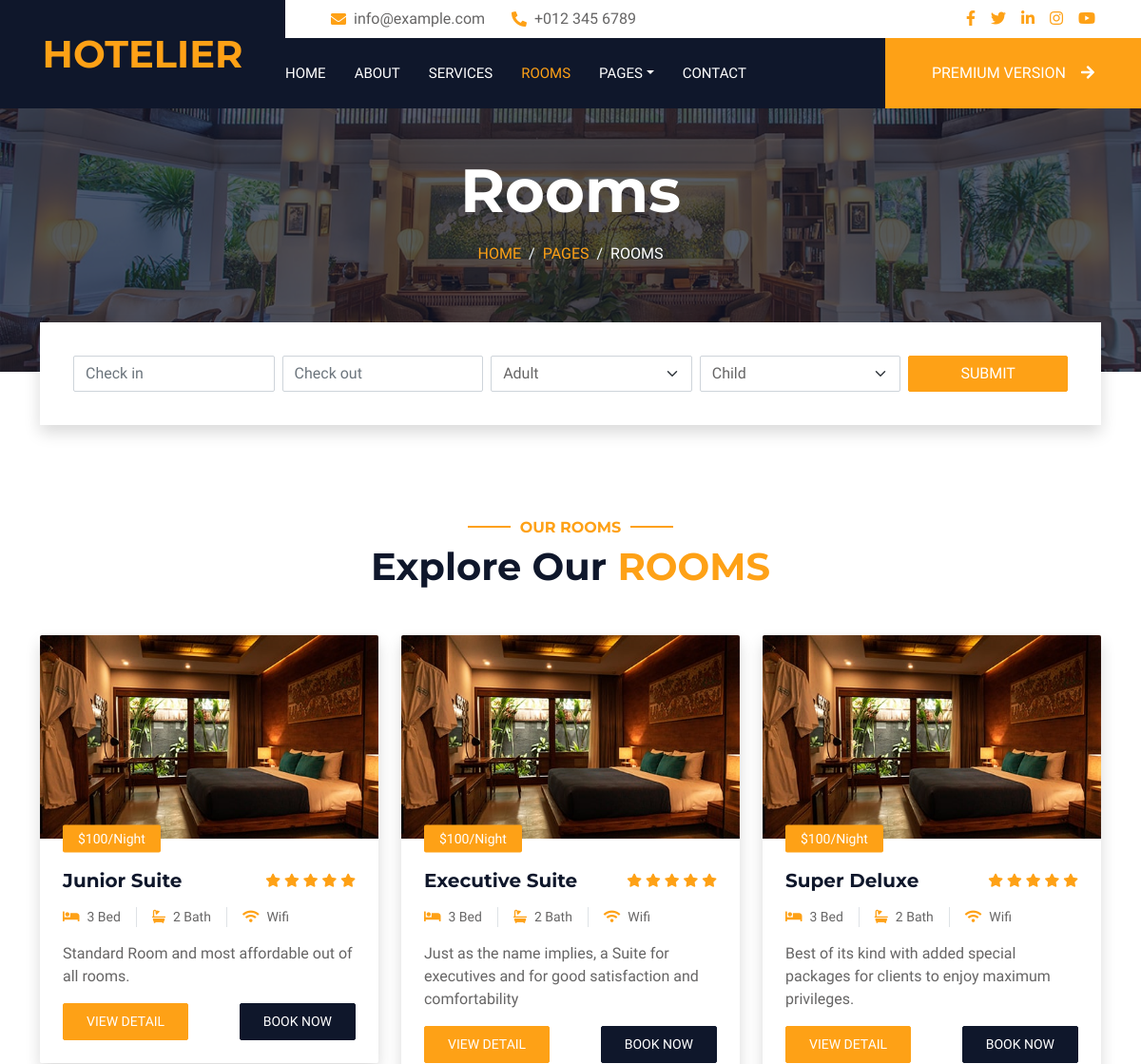
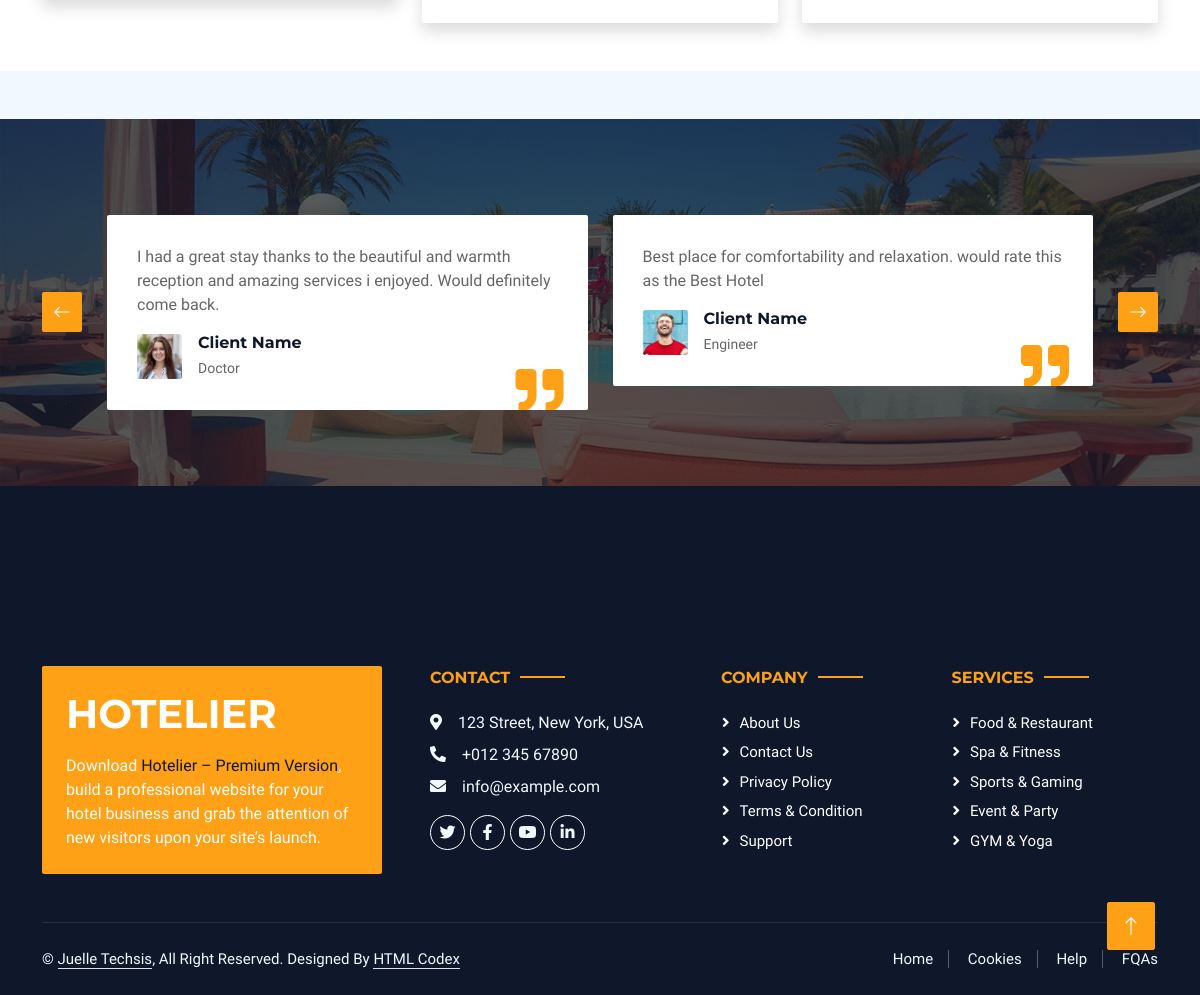
Page /room/ on the committed database (2 pictures, top to bottom).
### Hotel/models.py (models this page shows, shortened)
class Products(models.Model):
    name = models.CharField(max_length=100)
    description = models.TextField()
    price = models.DecimalField(max_digits=6, decimal_places=2)
    image = models.ImageField(upload_to="Products_images")
    class Meta:
        verbose_name_plural = "Products"

class Reviews(models.Model):
    name = models.CharField(max_length=100)
    comment = models.TextField()
    profession = models.CharField(max_length=100)
    image = models.ImageField(upload_to="Reviews_images")
    class Meta:
        verbose_name_plural = "Reviews"

### Hotel/views.py (the view)
# urls.py: path("room/", room_page, name="room"),
def room_page(request):
    products = Products.objects.all()
    reviews = Reviews.objects.all()
    context = {
        "products": products,
        "reviews": reviews
    }
    return render(request, "Hotel/room.html", context)

### Hotel/templates/Hotel/room.html (shortened to what this page needs)
{% load static %}
<!DOCTYPE html>
<html lang="en">
<head>
    <link href="https://cdnjs.cloudflare.com/ajax/libs/font-awesome/5.10.0/css/all.min.css" rel="stylesheet">
    <link href="https://cdn.jsdelivr.net/npm/bootstrap-icons@1.4.1/font/bootstrap-icons.css" rel="stylesheet">
    <link href="{% static 'Hotel/lib/animate/animate.min.css' %}" rel="stylesheet">
    <link href="{% static 'Hotel/lib/owlcarousel/assets/owl.carousel.min.css' %}" rel="stylesheet">
    <link href="{% static 'Hotel/lib/tempusdominus/css/tempusdominus-bootstrap-4.min.css' %}" rel="stylesheet" />
    <link href="{% static 'Hotel/css/bootstrap.min.css' %}" rel="stylesheet">
    <link href="{% static 'Hotel/css/style.css' %}" rel="stylesheet">
</head>
<body>
    <div class="container-xxl bg-white p-0">
        <div class="container-fluid bg-dark px-0">
            <div class="row gx-0">
                <div class="col-lg-3 bg-dark d-none d-lg-block">
                    <a href="Hotel/index.html" class="navbar-brand w-100 h-100 m-0 p-0 d-flex align-items-center justify-content-center">
                        <h1 class="m-0 text-primary text-uppercase">Hotelier</h1>
                    </a>
                </div>
                <div class="col-lg-9">
                    <div class="row gx-0 bg-white d-none d-lg-flex">
                        <div class="col-lg-7 px-5 text-start">
                            <div class="h-100 d-inline-flex align-items-center py-2 me-4">
                                <i class="fa fa-envelope text-primary me-2"></i>
                                <p class="mb-0">info@example.com</p>
                            </div>
                            <div class="h-100 d-inline-flex align-items-center py-2">
                                <i class="fa fa-phone-alt text-primary me-2"></i>
                                <p class="mb-0">+012 345 6789</p>
                            </div>
                        </div>
                        <div class="col-lg-5 px-5 text-end">
                            <div class="d-inline-flex align-items-center py-2">
                                <a class="me-3" href=""><i class="fab fa-facebook-f"></i></a>
                                <a class="me-3" href=""><i class="fab fa-twitter"></i></a>
                                <a class="me-3" href=""><i class="fab fa-linkedin-in"></i></a>
                                <a class="me-3" href=""><i class="fab fa-instagram"></i></a>
                                <a class="" href=""><i class="fab fa-youtube"></i></a>
                            </div>
                        </div>
                    </div>
                    <nav class="navbar navbar-expand-lg bg-dark navbar-dark p-3 p-lg-0">
                        <div class="collapse navbar-collapse justify-content-between" id="navbarCollapse">
                            <div class="navbar-nav mr-auto py-0">
                                <a href="{% url 'home' %}" class="nav-item nav-link">Home</a>
                                <a href="{% url 'about' %}" class="nav-item nav-link">About</a>
                                <a href="{% url 'service' %}" class="nav-item nav-link">Services</a>
                                <a href="{% url 'room' %}" class="nav-item nav-link active">Rooms</a>
                                <div class="nav-item dropdown">
                                    <a href="#" class="nav-link dropdown-toggle" data-bs-toggle="dropdown">Pages</a>
                                </div>
                                <a href="{% url 'contact' %}" class="nav-item nav-link">Contact</a>
                            </div>
                            <a href="https://htmlcodex.com/hotel-html-template-pro" class="btn btn-primary rounded-0 py-4 px-md-5 d-none d-lg-block">Premium Version<i class="fa fa-arrow-right ms-3"></i></a>
                        </div>
                    </nav>
                </div>
            </div>
        </div>
        <div class="container-fluid page-header mb-5 p-0" style="background-image: url(img/carousel-1.jpg);">
            <div class="container-fluid page-header-inner py-5">
                <div class="container text-center pb-5">
                    <h1 class="display-3 text-white mb-3 animated slideInDown">Rooms</h1>
                    <nav aria-label="breadcrumb">
                        <ol class="breadcrumb justify-content-center text-uppercase">
                            <li class="breadcrumb-item"><a href="{% url 'home' %}">Home</a></li>
                            <li class="breadcrumb-item"><a href="#">Pages</a></li>
                            <li class="breadcrumb-item text-white active" aria-current="page">Rooms</li>
                        </ol>
                    </nav>
                </div>
            </div>
        </div>
        <div class="container-fluid booking pb-5 wow fadeIn" data-wow-delay="0.1s">
            <div class="container">
                <div class="bg-white shadow" style="padding: 35px;">
                    <div class="row g-2">
                        <div class="col-md-10">
                            <div class="row g-2">
                                <div class="col-md-3">
                                    <div class="date" id="date1" data-target-input="nearest">
                                        <input type="text" class="form-control datetimepicker-input"
                                            placeholder="Check in" data-target="#date1" data-toggle="datetimepicker" />
                                    </div>
                                </div>
                                <div class="col-md-3">
                                    <div class="date" id="date2" data-target-input="nearest">
                                        <input type="text" class="form-control datetimepicker-input" placeholder="Check out" data-target="#date2" data-toggle="datetimepicker"/>
                                    </div>
                                </div>
                                <div class="col-md-3">
                                    <select class="form-select">
                                        <option selected>Adult</option>
                                    </select>
                                </div>
                                <div class="col-md-3">
                                    <select class="form-select">
                                        <option selected>Child</option>
                                    </select>
                                </div>
                            </div>
                        </div>
                        <div class="col-md-2">
                            <button class="btn btn-primary w-100">Submit</button>
                        </div>
                    </div>
                </div>
            </div>
        </div>
        <div class="container-xxl py-5">
            <div class="container">
                <div class="text-center wow fadeInUp" data-wow-delay="0.1s">
                    <h6 class="section-title text-center text-primary text-uppercase">Our Rooms</h6>
                    <h1 class="mb-5">Explore Our <span class="text-primary text-uppercase">Rooms</span></h1>
                </div>
                <div class="row g-4">
                    {% for product in products %}
                    <div class="col-lg-4 col-md-6 wow fadeInUp" data-wow-delay="0.1s">
                        <div class="room-item shadow rounded overflow-hidden">
                            <div class="position-relative">
                                <img class="img-fluid" src="{% static 'Hotel/img/room-1.jpg' %}" alt="">
                                <small class="position-absolute start-0 top-100 translate-middle-y bg-primary text-white rounded py-1 px-3 ms-4">$100/Night</small>
                            </div>
                            <div class="p-4 mt-2">
                                <div class="d-flex justify-content-between mb-3">
                                    <h5 class="mb-0">{{ product.name }}</h5>
                                    <div class="ps-2">
                                        <small class="fa fa-star text-primary"></small>
                                        <small class="fa fa-star text-primary"></small>
                                        <small class="fa fa-star text-primary"></small>
                                        <small class="fa fa-star text-primary"></small>
                                        <small class="fa fa-star text-primary"></small>
                                    </div>
                                </div>
                                <div class="d-flex mb-3">
                                    <small class="border-end me-3 pe-3"><i class="fa fa-bed text-primary me-2"></i>3 Bed</small>
                                    <small class="border-end me-3 pe-3"><i class="fa fa-bath text-primary me-2"></i>2 Bath</small>
                                    <small><i class="fa fa-wifi text-primary me-2"></i>Wifi</small>
                                </div>
                                <p class="text-body mb-3">{{ product.description }}</p>
                                <div class="d-flex justify-content-between">
                                    <a class="btn btn-sm btn-primary rounded py-2 px-4" href="">View Detail</a>
                                    <a class="btn btn-sm btn-dark rounded py-2 px-4" href="{% url 'booking' %}">Book Now</a>
                                </div>
                            </div>
                        </div>
                    </div>
                    {% endfor %}
                            </div>
                        </div>
                    </div>
                </div>
        <div class="container-xxl testimonial mt-5 py-5 bg-dark wow zoomIn" data-wow-delay="0.1s" style="margin-bottom: 90px;">
            <div class="container">
                <div class="owl-carousel testimonial-carousel py-5">
                    {% for review in reviews %}
                    <div class="testimonial-item position-relative bg-white rounded overflow-hidden">
                        <p>{{ review.comment }}</p>
                        <div class="d-flex align-items-center">
                            <img class="img-fluid flex-shrink-0 rounded" src="{{ review.image.url }}" style="width: 45px; height: 45px;">
                            <div class="ps-3">
                                <h6 class="fw-bold mb-1">Client Name</h6>
                                <small>{{ review.profession }}</small>
                            </div>
                        </div>
                        <i class="fa fa-quote-right fa-3x text-primary position-absolute end-0 bottom-0 me-4 mb-n1"></i>
                    </div>
                    {% endfor %}
                </div>
            </div>
        </div>
        <div class="container-fluid bg-dark text-light footer wow fadeIn" data-wow-delay="0.1s">
            <div class="container pb-5">
                <div class="row g-5">
                    <div class="col-md-6 col-lg-4">
                        <div class="bg-primary rounded p-4">
                            <a href="Hotel/index.html"><h1 class="text-white text-uppercase mb-3">Hotelier</h1></a>
                            <p class="text-white mb-0">
								Download <a class="text-dark fw-medium" href="https://htmlcodex.com/hotel-html-template-pro">Hotelier – Premium Version</a>, build a professional website for your hotel business and grab the attention of new visitors upon your site’s launch.
							</p>
                        </div>
                    </div>
                    <div class="col-md-6 col-lg-3">
                        <h6 class="section-title text-start text-primary text-uppercase mb-4">Contact</h6>
                        <p class="mb-2"><i class="fa fa-map-marker-alt me-3"></i>123 Street, New York, USA</p>
                        <p class="mb-2"><i class="fa fa-phone-alt me-3"></i>+012 345 67890</p>
                        <p class="mb-2"><i class="fa fa-envelope me-3"></i>info@example.com</p>
                        <div class="d-flex pt-2">
                            <a class="btn btn-outline-light btn-social" href=""><i class="fab fa-twitter"></i></a>
                            <a class="btn btn-outline-light btn-social" href=""><i class="fab fa-facebook-f"></i></a>
                            <a class="btn btn-outline-light btn-social" href=""><i class="fab fa-youtube"></i></a>
                            <a class="btn btn-outline-light btn-social" href=""><i class="fab fa-linkedin-in"></i></a>
                        </div>
                    </div>
                    <div class="col-lg-5 col-md-12">
                        <div class="row gy-5 g-4">
                            <div class="col-md-6">
                                <h6 class="section-title text-start text-primary text-uppercase mb-4">Company</h6>
                                <a class="btn btn-link" href="">About Us</a>
                                <a class="btn btn-link" href="">Contact Us</a>
                                <a class="btn btn-link" href="">Privacy Policy</a>
                                <a class="btn btn-link" href="">Terms & Condition</a>
                                <a class="btn btn-link" href="">Support</a>
                            </div>
                            <div class="col-md-6">
                                <h6 class="section-title text-start text-primary text-uppercase mb-4">Services</h6>
                                <a class="btn btn-link" href="">Food & Restaurant</a>
                                <a class="btn btn-link" href="">Spa & Fitness</a>
                                <a class="btn btn-link" href="">Sports & Gaming</a>
                                <a class="btn btn-link" href="">Event & Party</a>
                                <a class="btn btn-link" href="">GYM & Yoga</a>
                            </div>
                        </div>
                    </div>
                </div>
            </div>
            <div class="container">
                <div class="copyright">
                    <div class="row">
                        <div class="col-md-6 text-center text-md-start mb-3 mb-md-0">
                            &copy; <a class="border-bottom" href="#">Juelle Techsis</a>, All Right Reserved.
							Designed By <a class="border-bottom" href="https://htmlcodex.com">HTML Codex</a>
                        </div>
                        <div class="col-md-6 text-center text-md-end">
                            <div class="footer-menu">
                                <a href="">Home</a>
                                <a href="">Cookies</a>
                                <a href="">Help</a>
                                <a href="">FQAs</a>
                            </div>
                        </div>
                    </div>
                </div>
            </div>
        </div>
        <a href="#" class="btn btn-lg btn-primary btn-lg-square back-to-top"><i class="bi bi-arrow-up"></i></a>
</body>
</html>

### rows in the picture
Products: name "Junior Suite", description "Standard Room and most affordable out of all rooms."
Products: name "Executive Suite", description "Just as the name implies, a Suite for executives and for good satisfaction and comfortability"
Products: name "Super Deluxe", description "Best of its kind with added special packages for clients to enjoy maximum privileges."
Reviews: comment "I had a great stay thanks to the beautiful and warmth reception and amazing services i enjoyed. Would definitely come back.", image (picture), profession "Doctor"
Reviews: comment "Best place for comfortability and relaxation. would rate this as the Best Hotel", image (picture), profession "Engineer"
